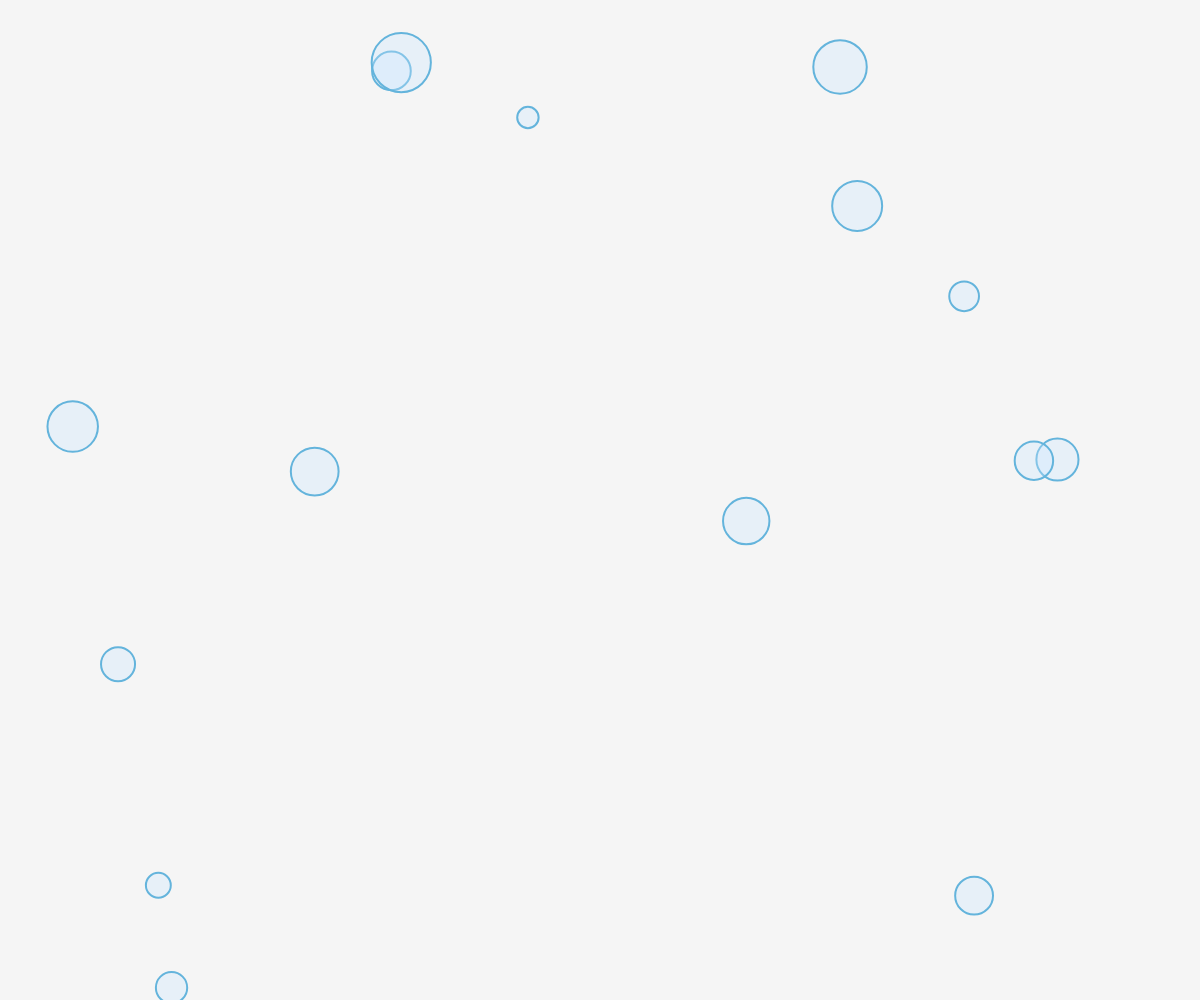
Frame 1 (no input)
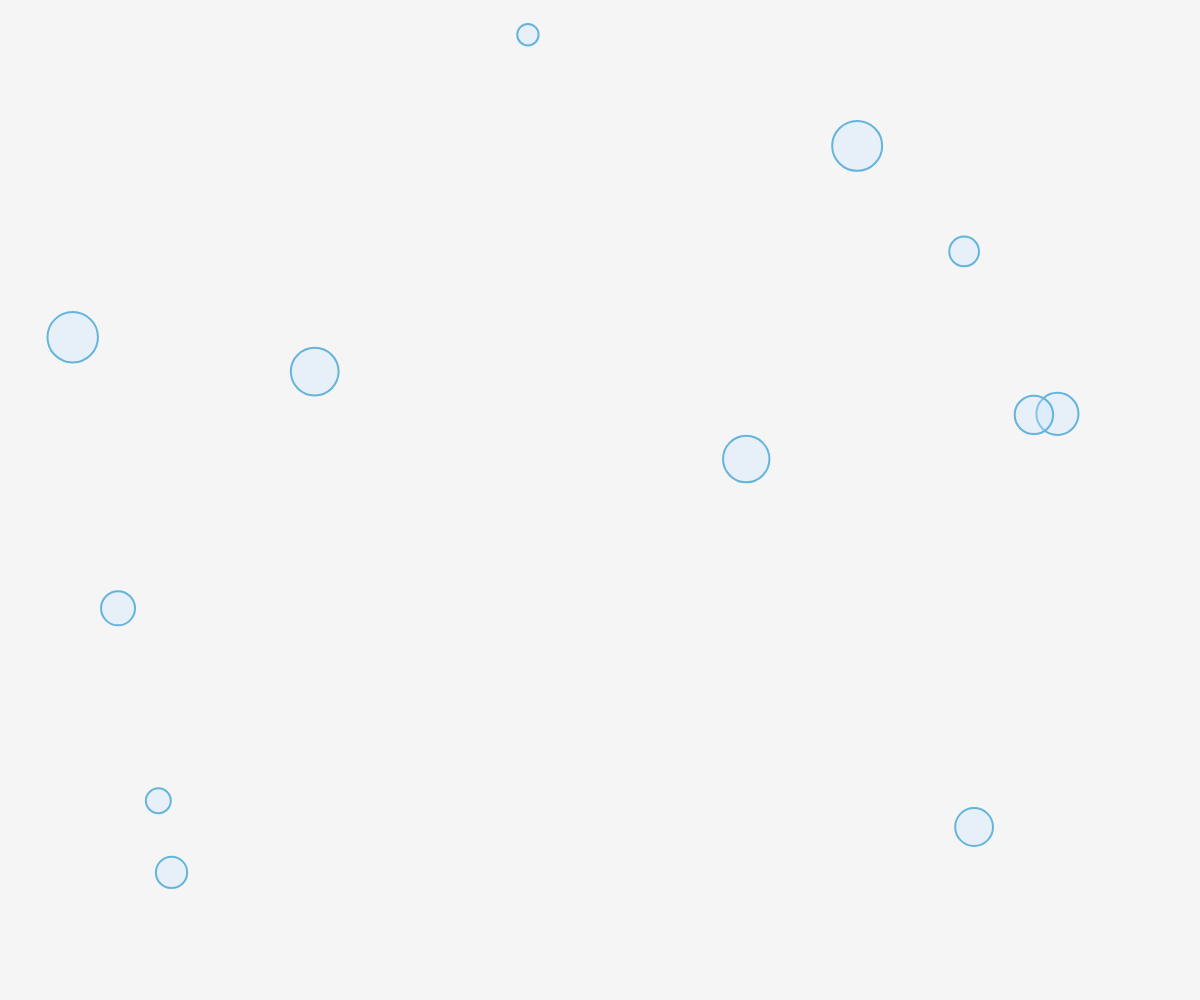
Frame 60 (no input)
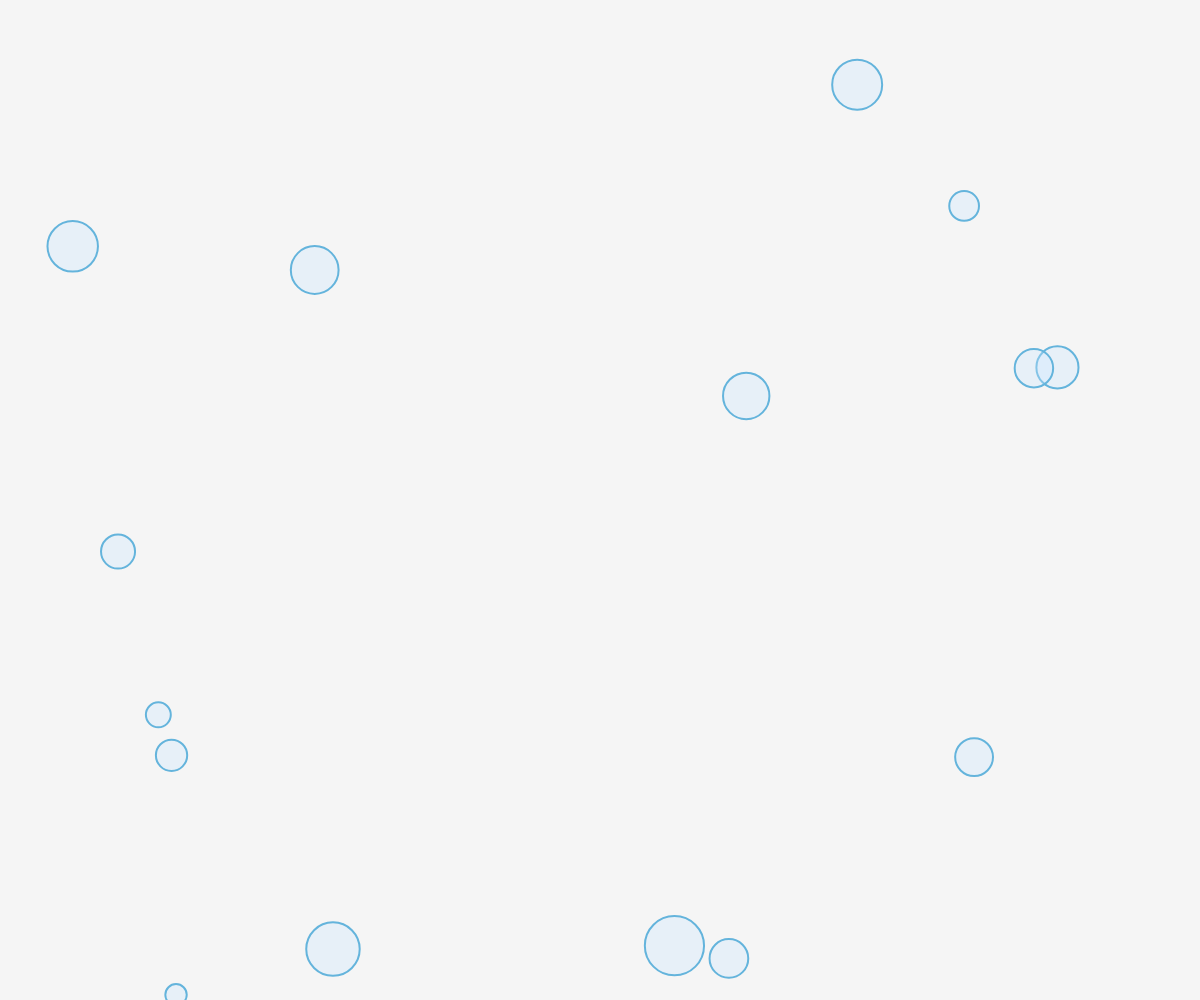
Frame 120 (the mouse pressed at the canvas centre since frame 60)

The p5.js sketch that drew these frames (run headless with seeded random() and noise() and a simulated clock; from frame 60 on, the mouse is pressed at the canvas centre):

// p5.js sketch
// ── sketch.js
let bubbles = [];

function setup() {
  createCanvas(windowWidth, windowHeight);

  // 气泡
  for (let i = 0; i < 15; i++) {
    bubbles.push({
      x: random(width),
      y: random(height),
      size: random(20, 60),
      speed: random(0.5, 2)
    });
  }
}

function draw() {
  background(245);

  for (let bubble of bubbles) {

    // 气泡向上移动
    bubble.y -= bubble.speed;

    // 到达顶部后，从下面重新出现
    if (bubble.y < -bubble.size) {
      bubble.y = height + bubble.size;
      bubble.x = random(width);
    }

    // 画气泡
    fill(200, 230, 255, 80);
    stroke(100, 180, 220);
    strokeWeight(2);

    circle(
      bubble.x,
      bubble.y,
      bubble.size
    );
  }
}
